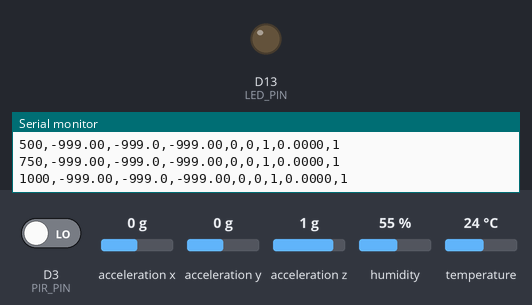
Bench run of a sketch on a simulated Arduino Nano 33 IoT. Shown: output pins drawn as LEDs (lit = HIGH), the last lines printed to the serial monitor. The inputs (shaded band) are chosen by the test bench; at power-on: D3 (PIR_PIN) LOW, acceleration x 0 g, acceleration y 0 g, acceleration z 1 g, humidity 55 %, temperature 24 °C.

Above: at 1.2 s.
1.3 s: D3 (PIR_PIN) driven HIGH
At 2.3 s:
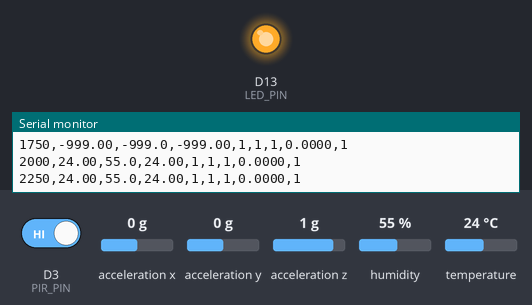
2.8 s: D3 (PIR_PIN) driven LOW
At 3.5 s:
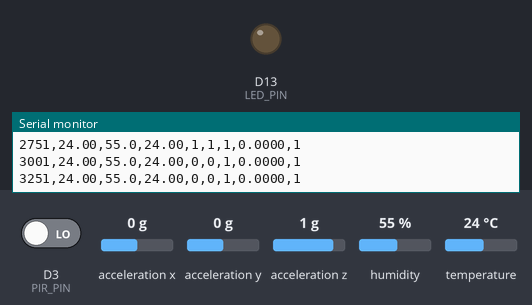
Timing chart, 0 to 5.8 s (numbered marks = the images above; inputs shaded):
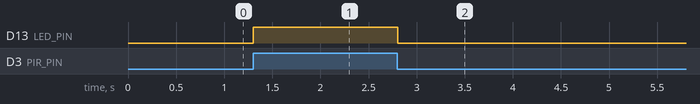

Measured:
- after the input at 1.3 s, D13 (LED_PIN): LOW → HIGH at once
- after the input at 2.8 s, D13 (LED_PIN): HIGH → LOW at once

The sketch:

sketch_sep25a.ino
```cpp
#include <DHT.h>
#include <Arduino_LSM6DS3.h>

// ---------- Pins ----------
#define DHTPIN   2
#define DHTTYPE  DHT22
#define PIR_PIN  3
#define LED_PIN  LED_BUILTIN

// ---------- Modes ----------
#define OUTPUT_CSV   1   // 0 = JSON, 1 = CSV

// ---------- PIR settings ----------
#define PIR_ACTIVE_HIGH 1
const unsigned long OCCUPIED_LATCH_MS = 3000;

// ---------- Timings ----------
const unsigned long DHT_PERIOD    = 2000;
const unsigned long PIR_PERIOD    = 50;
const unsigned long IMU_PERIOD    = 50;    // 20 Hz
const unsigned long REPORT_PERIOD = 250;   // ~4x/s

// ---------- Focus thresholds (tune) ----------
float HI_FOCUSED_MAX        = 28.0f;   // comfy if HI <= 28 °C
float THRESH_FIDGET_FOCUSED = 0.015f;  // set ~2–3x your idle baseline

// ---------- State ----------
DHT dht(DHTPIN, DHTTYPE);
unsigned long tDht=0, tPir=0, tImu=0, tRpt=0, lastMotionMs=0;
float tempC=NAN, humPct=NAN, heatIdxC=NAN;
bool  occupied=false, focused=false;

// IMU / fidget
bool  imuOk=false, havePrevAccel=false;
float ax=0, ay=0, az=0;
float fidget=0.0f;
const float FIDGET_DECAY = 0.95f;   // 0.90 = more responsive; 0.98 = very smooth

// Heat index (°C). Below ~26 °C, just return air temp.
float heatIndexC(float T, float R) {
  if (T < 26.0f) return T;
  float Tf = T*1.8f + 32.0f;
  float HI = -42.379 + 2.04901523*Tf + 10.14333127*R
           - 0.22475541*Tf*R - 0.00683783*Tf*Tf - 0.05481717*R*R
           + 0.00122874*Tf*Tf*R + 0.00085282*Tf*R*R - 0.00000199*Tf*Tf*R*R;
  return (HI - 32.0f)/1.8f;
}

void setup() {
  Serial.begin(115200);
  while (!Serial) {}

  pinMode(LED_PIN, OUTPUT);

  // DHT on internal pull-up if no 10k
  pinMode(DHTPIN, INPUT_PULLUP);
  dht.begin();

#if PIR_ACTIVE_HIGH
  pinMode(PIR_PIN, INPUT);         // HIGH = motion
#else
  pinMode(PIR_PIN, INPUT_PULLUP);  // LOW  = motion
#endif

  imuOk = IMU.begin();
#if OUTPUT_CSV
  Serial.println("ms,temp_c,hum_pct,heat_index_c,pir_raw,motion,occupied,fidget,focused");
#else
  Serial.println("DHT22 + PIR + IMU running (JSON)...");
#endif
}

void loop() {
  unsigned long now = millis();

  // ---- PIR ----
  static bool motionNow=false;
  if (now - tPir >= PIR_PERIOD) {
    tPir = now;
    int pirRaw = digitalRead(PIR_PIN);
    motionNow = PIR_ACTIVE_HIGH ? (pirRaw == HIGH) : (pirRaw == LOW);
    if (motionNow) lastMotionMs = now;
    occupied = (now - lastMotionMs) < OCCUPIED_LATCH_MS;
    digitalWrite(LED_PIN, motionNow ? HIGH : LOW);
  }

  // ---- DHT ----
  if (now - tDht >= DHT_PERIOD) {
    tDht = now;
    float h = dht.readHumidity();
    float t = dht.readTemperature();
    if (!isnan(h) && !isnan(t)) {
      humPct = h;
      tempC  = t;
      heatIdxC = heatIndexC(t, h);
    }
  }

  // ---- IMU / fidget ----
  if (imuOk && (now - tImu >= IMU_PERIOD)) {
    tImu = now;
    float x,y,z;
    if (IMU.accelerationAvailable()) {
      IMU.readAcceleration(x, y, z); // g
      if (havePrevAccel) {
        float delta = fabs(x-ax) + fabs(y-ay) + fabs(z-az);
        fidget = FIDGET_DECAY * fidget + (1.0f - FIDGET_DECAY) * delta;
      } else {
        havePrevAccel = true;
      }
      ax=x; ay=y; az=z;
    }
  }

  // ---- Focus flag ----
  focused = occupied &&
            ( !isnan(heatIdxC) ? (heatIdxC <= HI_FOCUSED_MAX) : true ) &&
            ( fidget < THRESH_FIDGET_FOCUSED );

  // ---- Report ----
  if (now - tRpt >= REPORT_PERIOD) {
    tRpt = now;
    int pirRaw = digitalRead(PIR_PIN);
#if OUTPUT_CSV
    Serial.print(now); Serial.print(',');
    Serial.print(isnan(tempC)?-999.0:tempC, 2); Serial.print(',');
    Serial.print(isnan(humPct)?-999.0:humPct, 1); Serial.print(',');
    Serial.print(isnan(heatIdxC)?-999.0:heatIdxC, 2); Serial.print(',');
    Serial.print(pirRaw); Serial.print(',');
    Serial.print((int)(PIR_ACTIVE_HIGH ? (pirRaw==HIGH) : (pirRaw==LOW))); Serial.print(',');
    Serial.print((int)occupied); Serial.print(',');
    Serial.print(fidget, 4); Serial.print(',');
    Serial.println((int)focused);
#else
    bool motionNowPrint = PIR_ACTIVE_HIGH ? (pirRaw == HIGH) : (pirRaw == LOW);
    Serial.print("{\"ms\":"); Serial.print(now);
    Serial.print(",\"temp_c\":"); Serial.print(isnan(tempC)?-999.0:tempC, 2);
    Serial.print(",\"hum_pct\":"); Serial.print(isnan(humPct)?-999.0:humPct, 1);
    Serial.print(",\"heat_index_c\":"); Serial.print(isnan(heatIdxC)?-999.0:heatIdxC, 2);
    Serial.print(",\"pir_raw\":"); Serial.print(pirRaw);
    Serial.print(",\"motion\":"); Serial.print(motionNowPrint ? 1 : 0);
    Serial.print(",\"occupied\":"); Serial.print(occupied ? 1 : 0);
    Serial.print(",\"fidget\":"); Serial.print(fidget, 4);
    Serial.print(",\"focused\":"); Serial.print(focused ? 1 : 0);
    Serial.println("}");
#endif
  }
}
```
